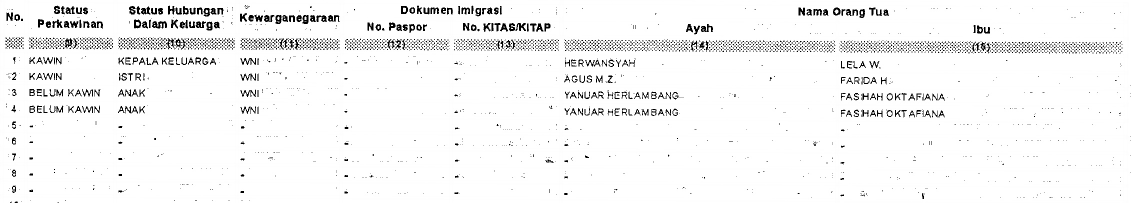
#> input picture KKobt/NoLines.jpg, 2262 x 406 px (shown at 1/2 size)
$ python -i box_detection.py   (imports and definitions only)
#> lines starting #> are read from the running program, lines starting #| are printed output that depends on the picture; after the words box and inside, x2 and y2 are one past the last pixel; in counts of white or black regions, pixels touching at a corner belong together
import cv2
import numpy as np

def sort_contours(cnts, method="left-to-right"):
    # initialize the reverse flag and sort index
    reverse = False
    i = 0

    # handle if we need to sort in reverse
    if method == "right-to-left" or method == "bottom-to-top":
        reverse = True

    # handle if we are sorting against the y-coordinate rather than
    # the x-coordinate of the bounding box
    if method == "top-to-bottom" or method == "bottom-to-top":
        i = 1

    # construct the list of bounding boxes and sort them from top to
    # bottom
    boundingBoxes = [cv2.boundingRect(c) for c in cnts]
    (cnts, boundingBoxes) = zip(*sorted(zip(cnts, boundingBoxes),
                                        key=lambda b: b[1][i], reverse=reverse))

    # return the list of sorted contours and bounding boxes
    return (cnts, boundingBoxes)

def box_extraction(img_for_box_extraction_path):

#> called with img_for_box_extraction_path = 'NoLines.jpg'
    img = cv2.imread(img_for_box_extraction_path, 0)  # Read the image
#> img is the input picture: shape (406, 2262); min 0, max 255, mean 243.8
    height, width = img.shape[:2]
#> height = 406; width = 2262
    print(height,width)
#| 406 2262
    (thresh, img_bin) = cv2.threshold(img, 128, 255,
                                      cv2.THRESH_BINARY | cv2.THRESH_OTSU)  # Thresholding the image
#> img_bin: shape (406, 2262); 95.7% white; black in thin lines or dots
#> thresh = 8
    img_bin = 255-img_bin  # Invert the image
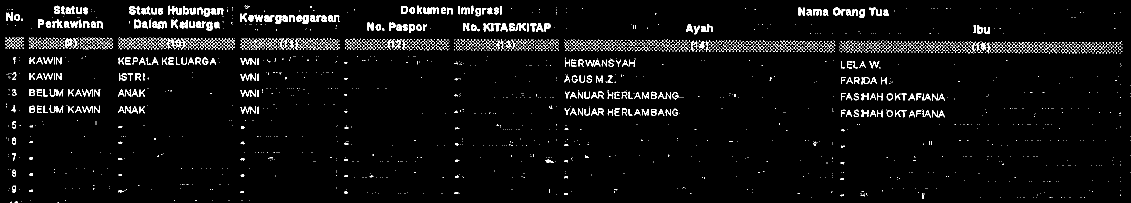
#> img_bin: shape (406, 2262) (shown at 1/2 size); 4.3% white in thin lines or dots

    # Defining a kernel length
    kernel_length = np.array(img).shape[1]//40
#> kernel_length = 56

    # A verticle kernel of (1 X kernel_length), which will detect all the verticle lines from the image.
    verticle_kernel = cv2.getStructuringElement(cv2.MORPH_RECT, (1, kernel_length))
#> verticle_kernel = 56 values from 1 to 1
    # A horizontal kernel of (kernel_length X 1), which will help to detect all the horizontal line from the image.
    hori_kernel = cv2.getStructuringElement(cv2.MORPH_RECT, (kernel_length, 1))
    # A kernel of (3 X 3) ones.
    kernel = cv2.getStructuringElement(cv2.MORPH_RECT, (3, 3))

    # Morphological operation to detect verticle lines from an image
    img_temp1 = cv2.erode(img_bin, verticle_kernel, iterations=3)
#> img_temp1: shape (406, 2262); every value is 0
    verticle_lines_img = cv2.dilate(img_temp1, verticle_kernel, iterations=3)
    cv2.imwrite("verticle_lines.jpg",verticle_lines_img)

    # Morphological operation to detect horizontal lines from an image
    img_temp2 = cv2.erode(img_bin, hori_kernel, iterations=3)
    horizontal_lines_img = cv2.dilate(img_temp2, hori_kernel, iterations=3)
    cv2.imwrite("horizontal_lines.jpg",horizontal_lines_img)

    # Weighting parameters, this will decide the quantity of an image to be added to make a new image.
    alpha = 0.5
    beta = 1.0 - alpha
    # This function helps to add two image with specific weight parameter to get a third image as summation of two image.
    img_final_bin = cv2.addWeighted(verticle_lines_img, alpha, horizontal_lines_img, beta, 0.0)
    img_final_bin = cv2.erode(~img_final_bin, kernel, iterations=2)
#> img_final_bin: shape (406, 2262); every value is 255
    (thresh, img_final_bin) = cv2.threshold(img_final_bin, 128, 255, cv2.THRESH_BINARY | cv2.THRESH_OTSU)
#> thresh = 0

    # For Debugging
    # Enable this line to see verticle and horizontal lines in the image which is used to find boxes
    cv2.imwrite("img_final_bin.jpg",img_final_bin)
    # Find contours for image, which will detect all the boxes
    contours, hierarchy = cv2.findContours(
        img_final_bin, cv2.RETR_TREE, cv2.CHAIN_APPROX_SIMPLE)
#> contours = [[[0, 0], [0, 405], [2261, 405], [2261, 0]]]
    # Sort all the contours by top to bottom.
    (contours, boundingBoxes) = sort_contours(contours, method="top-to-bottom")
#> in sort_contours, `boundingBoxes = [cv2.boundingRect(c) for c in cnts]`: boundingBoxes = [(0, 0, 2262, 406)]
#> in sort_contours, `(cnts, boundingBoxes) = zip(*sorted(zip(cnts, boundingBoxes), key=lamb..`: cnts = ([[0, 0], [0, 405], [2261, 405], [2261, 0]],); boundingBoxes = ((0, 0, 2262, 406),)
#> contours = ([[0, 0], [0, 405], [2261, 405], [2261, 0]],); boundingBoxes = ((0, 0, 2262, 406),)

    idx = 0
    for c in contours:
        # Returns the location and width,height for every contour
        x, y, w, h = cv2.boundingRect(c)

        # If the box height is greater then 20, widht is >80, then only save it as a box in "cropped/" folder.
        if (w > width/2 and h > 250) and (w > 3*h) and idx==0:   #if (w > width/2.3 and h > 400) and w > 3*h:
            idx += 1

            yH = y
            new_img = img[y:y+h, x:x+w]
            x1 = x
            x2 = x+ w
            y2 = y+h

            height2 = h
            table1 = new_img
#> this loop made 1 pass
#> (c, x, y, w, h, idx, yH, x1) on pass 1: ([[0, 0], [0, 405], [2261, 405], [2261, 0]], 0, 0, 2262, 406, 1, 0, 0)
#> after the loop, idx = 1


    table2 = img[y2:y2+height2-35,x1:x2]
#> table2 = empty array

    return table1, table2, yH

>>> result = box_extraction('NoLines.jpg')

$ run again, on KKobt/kkbaru.jpg
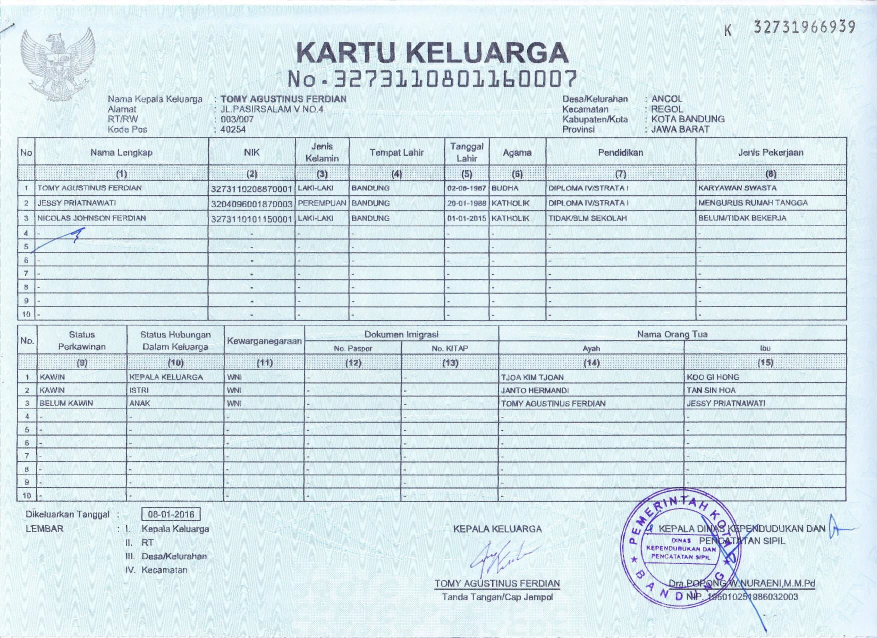
#> input picture KKobt/kkbaru.jpg, 1754 x 1276 px (shown at 1/2 size)
#| 1276 1754
#> in box_extraction, `(thresh, img_bin) = cv2.threshold(img, 128, 255, cv2.THRESH_BINARY | c..`:
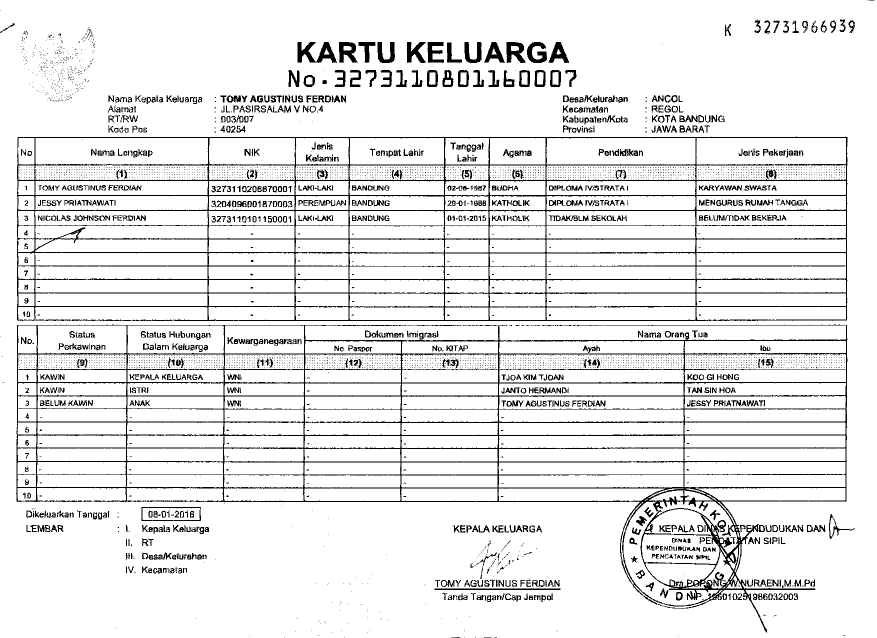
#> img_bin: shape (1276, 1754) (shown at 1/2 size); 91% white; black in thin lines or dots
#> in box_extraction, `(thresh, img_bin) = cv2.threshold(img, 128, 255, cv2.THRESH_BINARY | c..`: thresh = 172
#> img_temp1: shape (1276, 1754); 0.23% white in thin lines or dots, all inside (x1, y1, x2, y2) = (34, 337, 1694, 946)
#> verticle_lines_img: shape (1276, 1754); 0.45% white in thin lines or dots, all inside (x1, y1, x2, y2) = (34, 274, 1694, 1009)
#> img_temp2: shape (1276, 1754); 2.4% white in thin lines or dots, all inside (x1, y1, x2, y2) = (96, 274, 1632, 1180)
#> horizontal_lines_img: shape (1276, 1754); 3% white in thin lines or dots, all inside (x1, y1, x2, y2) = (33, 274, 1695, 1180)
#> in box_extraction, `(thresh, img_final_bin) = cv2.threshold(img_final_bin, 128, 255, cv2.T..`: thresh = 127
#> contours = 189 contours; largest, box (x1, y1, x2, y2) and area: (0, 0, 1754, 1276) 2235075, (31, 271, 1698, 645) 619948, (30, 647, 1697, 1012) 559047, (1394, 278, 1690, 388) 30164, (72, 278, 414, 358) 25452
#> in sort_contours, `boundingBoxes = [cv2.boundingRect(c) for c in cnts]`: boundingBoxes = 189 items, first 6: (0, 0, 1754, 1276), (1334, 1174, 300, 9), (866, 1174, 258, 9), (30, 647, 1667, 365), (999, 979, 366, 21), (804, 979, 190, 21)
#> in sort_contours, `(cnts, boundingBoxes) = zip(*sorted(zip(cnts, boundingBoxes), key=lamb..`: cnts has the same summary as contours in box_extraction; boundingBoxes = 189 items, first 6: (0, 0, 1754, 1276), (31, 271, 1667, 374), (1394, 278, 296, 110), (1095, 278, 294, 49), (981, 278, 109, 49), (892, 278, 84, 49)
#> the loop in box_extraction, `for c in contours:` made 189 passes
#> (x, y, w, h, idx, yH, x1, x2) on pass 2: (31, 271, 1667, 374, 1, 271, 31, 1698)
#> after the loop in box_extraction, `for c in contours:`: idx = 1
#> in box_extraction, `table2 = img[y2:y2+height2-35,x1:x2]`:
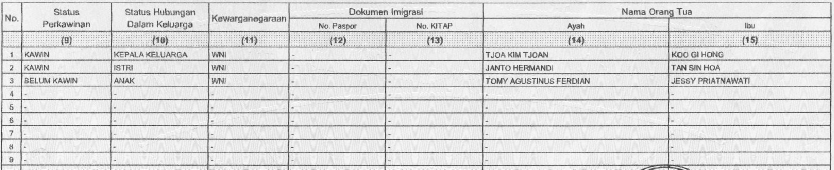
#> table2: shape (339, 1667) (shown at 1/2 size); min 0, max 255, mean 220.1

$ run again, on KKobt/kartu-keluarga.jpeg
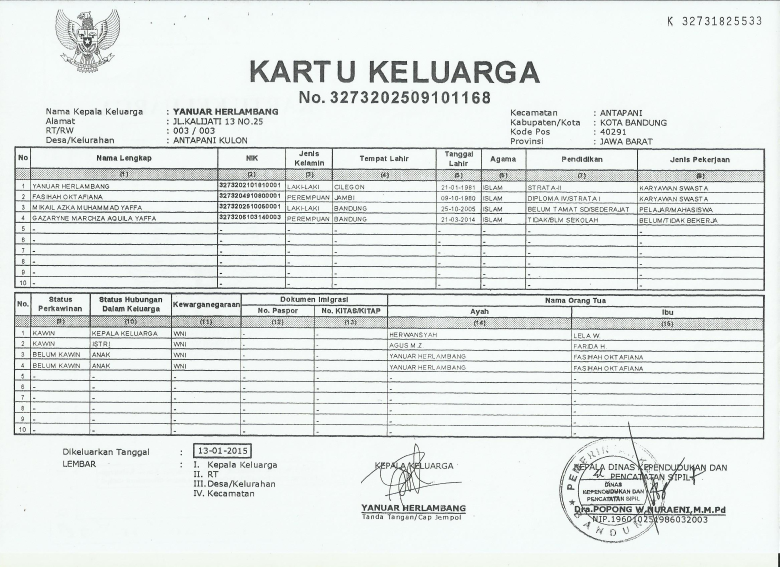
#> input picture KKobt/kartu-keluarga.jpeg, 2338 x 1700 px (shown at 1/3 size)
#| 1700 2338
#> in box_extraction, `(thresh, img_bin) = cv2.threshold(img, 128, 255, cv2.THRESH_BINARY | c..`:
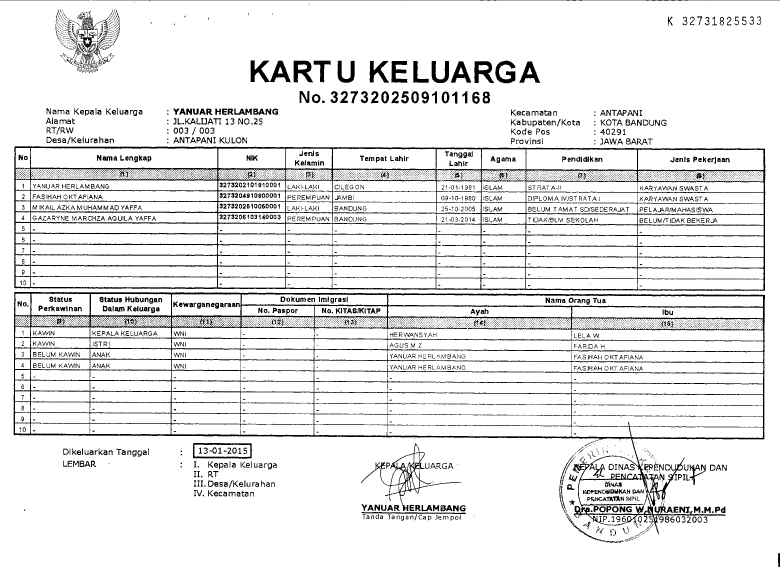
#> img_bin: shape (1700, 2338) (shown at 1/3 size); 90.6% white; 6442 black regions (5217 under 20 px), largest, box (x1, y1, x2, y2) and area: (41, 876, 2295, 1605) 108696, (42, 439, 2296, 873) 96035, (200, 28, 359, 218) 5498
#> in box_extraction, `(thresh, img_bin) = cv2.threshold(img, 128, 255, cv2.THRESH_BINARY | c..`: thresh = 160
#> img_temp1: shape (1700, 2338); 0.16% white in thin lines or dots, all inside (x1, y1, x2, y2) = (42, 526, 2295, 1234)
#> verticle_lines_img: shape (1700, 2338); 0.34% white in thin lines or dots, all inside (x1, y1, x2, y2) = (42, 442, 2295, 1321)
#> img_temp2: shape (1700, 2338); 1.9% white in thin lines or dots
#> horizontal_lines_img: shape (1700, 2338); 3.1% white; 47 white regions, largest, box (x1, y1, x2, y2) and area: (46, 877, 2298, 888) 8958, (44, 1302, 2296, 1317) 8363, (46, 440, 2299, 449) 8180
#> in box_extraction, `(thresh, img_final_bin) = cv2.threshold(img_final_bin, 128, 255, cv2.T..`: thresh = 127
#> contours = 194 contours; largest, box (x1, y1, x2, y2) and area: (0, 0, 2338, 1700) 3964366, (39, 874, 2301, 1324) 982839, (40, 437, 2302, 878) 970725, (1164, 1181, 2287, 1312) 129562, (94, 446, 650, 503) 30475
#> in sort_contours, `boundingBoxes = [cv2.boundingRect(c) for c in cnts]`: boundingBoxes = 194 items, first 6: (0, 0, 2338, 1700), (1722, 1539, 461, 10), (1084, 1535, 319, 9), (1755, 1434, 185, 7), (579, 1368, 182, 9), (580, 1327, 181, 9)
#> in sort_contours, `(cnts, boundingBoxes) = zip(*sorted(zip(cnts, boundingBoxes), key=lamb..`: cnts has the same summary as contours in box_extraction; boundingBoxes = 194 items, first 6: (0, 0, 2338, 1700), (40, 437, 2262, 441), (94, 446, 556, 57), (49, 446, 40, 56), (656, 447, 198, 57), (999, 448, 307, 58)
#> the loop in box_extraction, `for c in contours:` made 194 passes
#> (x, y, w, h, idx, yH, x1, x2) on pass 2: (40, 437, 2262, 441, 1, 437, 40, 2302)
#> after the loop in box_extraction, `for c in contours:`: idx = 1
#> in box_extraction, `table2 = img[y2:y2+height2-35,x1:x2]`:
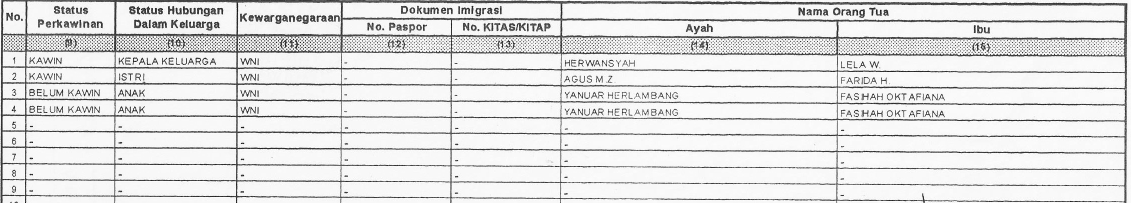
#> table2: shape (406, 2262) (shown at 1/2 size); min 0, max 255, mean 223.6
